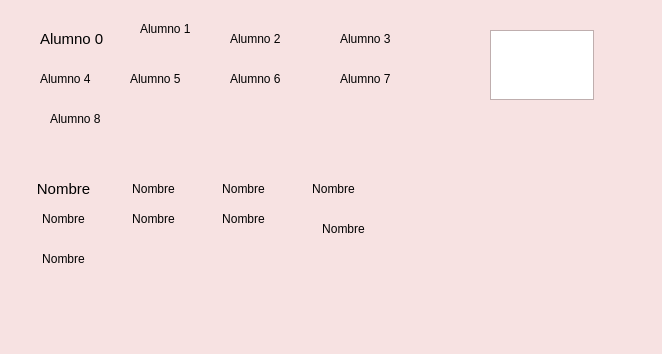
<?xml version="1.0" encoding="UTF-8"?>
<ui version="4.0">
 <class>Principal</class>
 <widget class="QWidget" name="Principal">
  <property name="geometry">
   <rect>
    <x>0</x>
    <y>0</y>
    <width>662</width>
    <height>354</height>
   </rect>
  </property>
  <property name="palette">
   <palette>
    <active>
     <colorrole role="WindowText">
      <brush brushstyle="SolidPattern">
       <color alpha="255">
        <red>0</red>
        <green>0</green>
        <blue>0</blue>
       </color>
      </brush>
     </colorrole>
     <colorrole role="Button">
      <brush brushstyle="SolidPattern">
       <color alpha="255">
        <red>247</red>
        <green>226</green>
        <blue>226</blue>
       </color>
      </brush>
     </colorrole>
     <colorrole role="Light">
      <brush brushstyle="SolidPattern">
       <color alpha="255">
        <red>255</red>
        <green>255</green>
        <blue>255</blue>
       </color>
      </brush>
     </colorrole>
     <colorrole role="Midlight">
      <brush brushstyle="SolidPattern">
       <color alpha="255">
        <red>251</red>
        <green>240</green>
        <blue>240</blue>
       </color>
      </brush>
     </colorrole>
     <colorrole role="Dark">
      <brush brushstyle="SolidPattern">
       <color alpha="255">
        <red>123</red>
        <green>113</green>
        <blue>113</blue>
       </color>
      </brush>
     </colorrole>
     <colorrole role="Mid">
      <brush brushstyle="SolidPattern">
       <color alpha="255">
        <red>164</red>
        <green>151</green>
        <blue>151</blue>
       </color>
      </brush>
     </colorrole>
     <colorrole role="Text">
      <brush brushstyle="SolidPattern">
       <color alpha="255">
        <red>0</red>
        <green>0</green>
        <blue>0</blue>
       </color>
      </brush>
     </colorrole>
     <colorrole role="BrightText">
      <brush brushstyle="SolidPattern">
       <color alpha="255">
        <red>255</red>
        <green>255</green>
        <blue>255</blue>
       </color>
      </brush>
     </colorrole>
     <colorrole role="ButtonText">
      <brush brushstyle="SolidPattern">
       <color alpha="255">
        <red>0</red>
        <green>0</green>
        <blue>0</blue>
       </color>
      </brush>
     </colorrole>
     <colorrole role="Base">
      <brush brushstyle="SolidPattern">
       <color alpha="255">
        <red>255</red>
        <green>255</green>
        <blue>255</blue>
       </color>
      </brush>
     </colorrole>
     <colorrole role="Window">
      <brush brushstyle="SolidPattern">
       <color alpha="255">
        <red>247</red>
        <green>226</green>
        <blue>226</blue>
       </color>
      </brush>
     </colorrole>
     <colorrole role="Shadow">
      <brush brushstyle="SolidPattern">
       <color alpha="255">
        <red>0</red>
        <green>0</green>
        <blue>0</blue>
       </color>
      </brush>
     </colorrole>
     <colorrole role="AlternateBase">
      <brush brushstyle="SolidPattern">
       <color alpha="255">
        <red>251</red>
        <green>240</green>
        <blue>240</blue>
       </color>
      </brush>
     </colorrole>
     <colorrole role="ToolTipBase">
      <brush brushstyle="SolidPattern">
       <color alpha="255">
        <red>255</red>
        <green>255</green>
        <blue>220</blue>
       </color>
      </brush>
     </colorrole>
     <colorrole role="ToolTipText">
      <brush brushstyle="SolidPattern">
       <color alpha="255">
        <red>0</red>
        <green>0</green>
        <blue>0</blue>
       </color>
      </brush>
     </colorrole>
    </active>
    <inactive>
     <colorrole role="WindowText">
      <brush brushstyle="SolidPattern">
       <color alpha="255">
        <red>0</red>
        <green>0</green>
        <blue>0</blue>
       </color>
      </brush>
     </colorrole>
     <colorrole role="Button">
      <brush brushstyle="SolidPattern">
       <color alpha="255">
        <red>247</red>
        <green>226</green>
        <blue>226</blue>
       </color>
      </brush>
     </colorrole>
     <colorrole role="Light">
      <brush brushstyle="SolidPattern">
       <color alpha="255">
        <red>255</red>
        <green>255</green>
        <blue>255</blue>
       </color>
      </brush>
     </colorrole>
     <colorrole role="Midlight">
      <brush brushstyle="SolidPattern">
       <color alpha="255">
        <red>251</red>
        <green>240</green>
        <blue>240</blue>
       </color>
      </brush>
     </colorrole>
     <colorrole role="Dark">
      <brush brushstyle="SolidPattern">
       <color alpha="255">
        <red>123</red>
        <green>113</green>
        <blue>113</blue>
       </color>
      </brush>
     </colorrole>
     <colorrole role="Mid">
      <brush brushstyle="SolidPattern">
       <color alpha="255">
        <red>164</red>
        <green>151</green>
        <blue>151</blue>
       </color>
      </brush>
     </colorrole>
     <colorrole role="Text">
      <brush brushstyle="SolidPattern">
       <color alpha="255">
        <red>0</red>
        <green>0</green>
        <blue>0</blue>
       </color>
      </brush>
     </colorrole>
     <colorrole role="BrightText">
      <brush brushstyle="SolidPattern">
       <color alpha="255">
        <red>255</red>
        <green>255</green>
        <blue>255</blue>
       </color>
      </brush>
     </colorrole>
     <colorrole role="ButtonText">
      <brush brushstyle="SolidPattern">
       <color alpha="255">
        <red>0</red>
        <green>0</green>
        <blue>0</blue>
       </color>
      </brush>
     </colorrole>
     <colorrole role="Base">
      <brush brushstyle="SolidPattern">
       <color alpha="255">
        <red>255</red>
        <green>255</green>
        <blue>255</blue>
       </color>
      </brush>
     </colorrole>
     <colorrole role="Window">
      <brush brushstyle="SolidPattern">
       <color alpha="255">
        <red>247</red>
        <green>226</green>
        <blue>226</blue>
       </color>
      </brush>
     </colorrole>
     <colorrole role="Shadow">
      <brush brushstyle="SolidPattern">
       <color alpha="255">
        <red>0</red>
        <green>0</green>
        <blue>0</blue>
       </color>
      </brush>
     </colorrole>
     <colorrole role="AlternateBase">
      <brush brushstyle="SolidPattern">
       <color alpha="255">
        <red>251</red>
        <green>240</green>
        <blue>240</blue>
       </color>
      </brush>
     </colorrole>
     <colorrole role="ToolTipBase">
      <brush brushstyle="SolidPattern">
       <color alpha="255">
        <red>255</red>
        <green>255</green>
        <blue>220</blue>
       </color>
      </brush>
     </colorrole>
     <colorrole role="ToolTipText">
      <brush brushstyle="SolidPattern">
       <color alpha="255">
        <red>0</red>
        <green>0</green>
        <blue>0</blue>
       </color>
      </brush>
     </colorrole>
    </inactive>
    <disabled>
     <colorrole role="WindowText">
      <brush brushstyle="SolidPattern">
       <color alpha="255">
        <red>123</red>
        <green>113</green>
        <blue>113</blue>
       </color>
      </brush>
     </colorrole>
     <colorrole role="Button">
      <brush brushstyle="SolidPattern">
       <color alpha="255">
        <red>247</red>
        <green>226</green>
        <blue>226</blue>
       </color>
      </brush>
     </colorrole>
     <colorrole role="Light">
      <brush brushstyle="SolidPattern">
       <color alpha="255">
        <red>255</red>
        <green>255</green>
        <blue>255</blue>
       </color>
      </brush>
     </colorrole>
     <colorrole role="Midlight">
      <brush brushstyle="SolidPattern">
       <color alpha="255">
        <red>251</red>
        <green>240</green>
        <blue>240</blue>
       </color>
      </brush>
     </colorrole>
     <colorrole role="Dark">
      <brush brushstyle="SolidPattern">
       <color alpha="255">
        <red>123</red>
        <green>113</green>
        <blue>113</blue>
       </color>
      </brush>
     </colorrole>
     <colorrole role="Mid">
      <brush brushstyle="SolidPattern">
       <color alpha="255">
        <red>164</red>
        <green>151</green>
        <blue>151</blue>
       </color>
      </brush>
     </colorrole>
     <colorrole role="Text">
      <brush brushstyle="SolidPattern">
       <color alpha="255">
        <red>123</red>
        <green>113</green>
        <blue>113</blue>
       </color>
      </brush>
     </colorrole>
     <colorrole role="BrightText">
      <brush brushstyle="SolidPattern">
       <color alpha="255">
        <red>255</red>
        <green>255</green>
        <blue>255</blue>
       </color>
      </brush>
     </colorrole>
     <colorrole role="ButtonText">
      <brush brushstyle="SolidPattern">
       <color alpha="255">
        <red>123</red>
        <green>113</green>
        <blue>113</blue>
       </color>
      </brush>
     </colorrole>
     <colorrole role="Base">
      <brush brushstyle="SolidPattern">
       <color alpha="255">
        <red>247</red>
        <green>226</green>
        <blue>226</blue>
       </color>
      </brush>
     </colorrole>
     <colorrole role="Window">
      <brush brushstyle="SolidPattern">
       <color alpha="255">
        <red>247</red>
        <green>226</green>
        <blue>226</blue>
       </color>
      </brush>
     </colorrole>
     <colorrole role="Shadow">
      <brush brushstyle="SolidPattern">
       <color alpha="255">
        <red>0</red>
        <green>0</green>
        <blue>0</blue>
       </color>
      </brush>
     </colorrole>
     <colorrole role="AlternateBase">
      <brush brushstyle="SolidPattern">
       <color alpha="255">
        <red>247</red>
        <green>226</green>
        <blue>226</blue>
       </color>
      </brush>
     </colorrole>
     <colorrole role="ToolTipBase">
      <brush brushstyle="SolidPattern">
       <color alpha="255">
        <red>255</red>
        <green>255</green>
        <blue>220</blue>
       </color>
      </brush>
     </colorrole>
     <colorrole role="ToolTipText">
      <brush brushstyle="SolidPattern">
       <color alpha="255">
        <red>0</red>
        <green>0</green>
        <blue>0</blue>
       </color>
      </brush>
     </colorrole>
    </disabled>
   </palette>
  </property>
  <property name="windowTitle">
   <string>Principal</string>
  </property>
  <widget class="Alumnito" name="alumno1">
   <property name="geometry">
    <rect>
     <x>140</x>
     <y>20</y>
     <width>67</width>
     <height>17</height>
    </rect>
   </property>
   <property name="text">
    <string>Alumno 1</string>
   </property>
  </widget>
  <widget class="Alumnito" name="alumno2">
   <property name="geometry">
    <rect>
     <x>230</x>
     <y>30</y>
     <width>67</width>
     <height>17</height>
    </rect>
   </property>
   <property name="text">
    <string>Alumno 2</string>
   </property>
  </widget>
  <widget class="Alumnito" name="alumno3">
   <property name="geometry">
    <rect>
     <x>340</x>
     <y>30</y>
     <width>67</width>
     <height>17</height>
    </rect>
   </property>
   <property name="text">
    <string>Alumno 3</string>
   </property>
  </widget>
  <widget class="Alumnito" name="alumno4">
   <property name="geometry">
    <rect>
     <x>40</x>
     <y>70</y>
     <width>67</width>
     <height>17</height>
    </rect>
   </property>
   <property name="text">
    <string>Alumno 4</string>
   </property>
  </widget>
  <widget class="Alumnito" name="alumno5">
   <property name="geometry">
    <rect>
     <x>130</x>
     <y>70</y>
     <width>67</width>
     <height>17</height>
    </rect>
   </property>
   <property name="text">
    <string>Alumno 5</string>
   </property>
  </widget>
  <widget class="Alumnito" name="alumno6">
   <property name="geometry">
    <rect>
     <x>230</x>
     <y>70</y>
     <width>67</width>
     <height>17</height>
    </rect>
   </property>
   <property name="text">
    <string>Alumno 6</string>
   </property>
  </widget>
  <widget class="Alumnito" name="alumno7">
   <property name="geometry">
    <rect>
     <x>340</x>
     <y>70</y>
     <width>67</width>
     <height>17</height>
    </rect>
   </property>
   <property name="text">
    <string>Alumno 7</string>
   </property>
  </widget>
  <widget class="Alumnito" name="alumno8">
   <property name="geometry">
    <rect>
     <x>50</x>
     <y>110</y>
     <width>67</width>
     <height>17</height>
    </rect>
   </property>
   <property name="text">
    <string>Alumno 8</string>
   </property>
  </widget>
  <widget class="Alumnito" name="alumno0">
   <property name="geometry">
    <rect>
     <x>40</x>
     <y>30</y>
     <width>81</width>
     <height>17</height>
    </rect>
   </property>
   <property name="font">
    <font>
     <pointsize>11</pointsize>
    </font>
   </property>
   <property name="text">
    <string>Alumno 0</string>
   </property>
  </widget>
  <widget class="QLabel" name="l0">
   <property name="geometry">
    <rect>
     <x>30</x>
     <y>180</y>
     <width>67</width>
     <height>17</height>
    </rect>
   </property>
   <property name="palette">
    <palette>
     <active>
      <colorrole role="WindowText">
       <brush brushstyle="SolidPattern">
        <color alpha="255">
         <red>0</red>
         <green>0</green>
         <blue>0</blue>
        </color>
       </brush>
      </colorrole>
      <colorrole role="Button">
       <brush brushstyle="SolidPattern">
        <color alpha="255">
         <red>255</red>
         <green>255</green>
         <blue>255</blue>
        </color>
       </brush>
      </colorrole>
      <colorrole role="Light">
       <brush brushstyle="SolidPattern">
        <color alpha="255">
         <red>255</red>
         <green>255</green>
         <blue>255</blue>
        </color>
       </brush>
      </colorrole>
      <colorrole role="Midlight">
       <brush brushstyle="SolidPattern">
        <color alpha="255">
         <red>255</red>
         <green>255</green>
         <blue>255</blue>
        </color>
       </brush>
      </colorrole>
      <colorrole role="Dark">
       <brush brushstyle="SolidPattern">
        <color alpha="255">
         <red>127</red>
         <green>127</green>
         <blue>127</blue>
        </color>
       </brush>
      </colorrole>
      <colorrole role="Mid">
       <brush brushstyle="SolidPattern">
        <color alpha="255">
         <red>170</red>
         <green>170</green>
         <blue>170</blue>
        </color>
       </brush>
      </colorrole>
      <colorrole role="Text">
       <brush brushstyle="SolidPattern">
        <color alpha="255">
         <red>0</red>
         <green>0</green>
         <blue>0</blue>
        </color>
       </brush>
      </colorrole>
      <colorrole role="BrightText">
       <brush brushstyle="SolidPattern">
        <color alpha="255">
         <red>255</red>
         <green>255</green>
         <blue>255</blue>
        </color>
       </brush>
      </colorrole>
      <colorrole role="ButtonText">
       <brush brushstyle="SolidPattern">
        <color alpha="255">
         <red>0</red>
         <green>0</green>
         <blue>0</blue>
        </color>
       </brush>
      </colorrole>
      <colorrole role="Base">
       <brush brushstyle="SolidPattern">
        <color alpha="255">
         <red>255</red>
         <green>255</green>
         <blue>255</blue>
        </color>
       </brush>
      </colorrole>
      <colorrole role="Window">
       <brush brushstyle="SolidPattern">
        <color alpha="255">
         <red>255</red>
         <green>255</green>
         <blue>255</blue>
        </color>
       </brush>
      </colorrole>
      <colorrole role="Shadow">
       <brush brushstyle="SolidPattern">
        <color alpha="255">
         <red>0</red>
         <green>0</green>
         <blue>0</blue>
        </color>
       </brush>
      </colorrole>
      <colorrole role="AlternateBase">
       <brush brushstyle="SolidPattern">
        <color alpha="255">
         <red>255</red>
         <green>255</green>
         <blue>255</blue>
        </color>
       </brush>
      </colorrole>
      <colorrole role="ToolTipBase">
       <brush brushstyle="SolidPattern">
        <color alpha="255">
         <red>255</red>
         <green>255</green>
         <blue>220</blue>
        </color>
       </brush>
      </colorrole>
      <colorrole role="ToolTipText">
       <brush brushstyle="SolidPattern">
        <color alpha="255">
         <red>0</red>
         <green>0</green>
         <blue>0</blue>
        </color>
       </brush>
      </colorrole>
     </active>
     <inactive>
      <colorrole role="WindowText">
       <brush brushstyle="SolidPattern">
        <color alpha="255">
         <red>0</red>
         <green>0</green>
         <blue>0</blue>
        </color>
       </brush>
      </colorrole>
      <colorrole role="Button">
       <brush brushstyle="SolidPattern">
        <color alpha="255">
         <red>255</red>
         <green>255</green>
         <blue>255</blue>
        </color>
       </brush>
      </colorrole>
      <colorrole role="Light">
       <brush brushstyle="SolidPattern">
        <color alpha="255">
         <red>255</red>
         <green>255</green>
         <blue>255</blue>
        </color>
       </brush>
      </colorrole>
      <colorrole role="Midlight">
       <brush brushstyle="SolidPattern">
        <color alpha="255">
         <red>255</red>
         <green>255</green>
         <blue>255</blue>
        </color>
       </brush>
      </colorrole>
      <colorrole role="Dark">
       <brush brushstyle="SolidPattern">
        <color alpha="255">
         <red>127</red>
         <green>127</green>
         <blue>127</blue>
        </color>
       </brush>
      </colorrole>
      <colorrole role="Mid">
       <brush brushstyle="SolidPattern">
        <color alpha="255">
         <red>170</red>
         <green>170</green>
         <blue>170</blue>
        </color>
       </brush>
      </colorrole>
      <colorrole role="Text">
       <brush brushstyle="SolidPattern">
        <color alpha="255">
         <red>0</red>
         <green>0</green>
         <blue>0</blue>
        </color>
       </brush>
      </colorrole>
      <colorrole role="BrightText">
       <brush brushstyle="SolidPattern">
        <color alpha="255">
         <red>255</red>
         <green>255</green>
         <blue>255</blue>
        </color>
       </brush>
      </colorrole>
      <colorrole role="ButtonText">
       <brush brushstyle="SolidPattern">
        <color alpha="255">
         <red>0</red>
         <green>0</green>
         <blue>0</blue>
        </color>
       </brush>
      </colorrole>
      <colorrole role="Base">
       <brush brushstyle="SolidPattern">
        <color alpha="255">
         <red>255</red>
         <green>255</green>
         <blue>255</blue>
        </color>
       </brush>
      </colorrole>
      <colorrole role="Window">
       <brush brushstyle="SolidPattern">
        <color alpha="255">
         <red>255</red>
         <green>255</green>
         <blue>255</blue>
        </color>
       </brush>
      </colorrole>
      <colorrole role="Shadow">
       <brush brushstyle="SolidPattern">
        <color alpha="255">
         <red>0</red>
         <green>0</green>
         <blue>0</blue>
        </color>
       </brush>
      </colorrole>
      <colorrole role="AlternateBase">
       <brush brushstyle="SolidPattern">
        <color alpha="255">
         <red>255</red>
         <green>255</green>
         <blue>255</blue>
        </color>
       </brush>
      </colorrole>
      <colorrole role="ToolTipBase">
       <brush brushstyle="SolidPattern">
        <color alpha="255">
         <red>255</red>
         <green>255</green>
         <blue>220</blue>
        </color>
       </brush>
      </colorrole>
      <colorrole role="ToolTipText">
       <brush brushstyle="SolidPattern">
        <color alpha="255">
         <red>0</red>
         <green>0</green>
         <blue>0</blue>
        </color>
       </brush>
      </colorrole>
     </inactive>
     <disabled>
      <colorrole role="WindowText">
       <brush brushstyle="SolidPattern">
        <color alpha="255">
         <red>127</red>
         <green>127</green>
         <blue>127</blue>
        </color>
       </brush>
      </colorrole>
      <colorrole role="Button">
       <brush brushstyle="SolidPattern">
        <color alpha="255">
         <red>255</red>
         <green>255</green>
         <blue>255</blue>
        </color>
       </brush>
      </colorrole>
      <colorrole role="Light">
       <brush brushstyle="SolidPattern">
        <color alpha="255">
         <red>255</red>
         <green>255</green>
         <blue>255</blue>
        </color>
       </brush>
      </colorrole>
      <colorrole role="Midlight">
       <brush brushstyle="SolidPattern">
        <color alpha="255">
         <red>255</red>
         <green>255</green>
         <blue>255</blue>
        </color>
       </brush>
      </colorrole>
      <colorrole role="Dark">
       <brush brushstyle="SolidPattern">
        <color alpha="255">
         <red>127</red>
         <green>127</green>
         <blue>127</blue>
        </color>
       </brush>
      </colorrole>
      <colorrole role="Mid">
       <brush brushstyle="SolidPattern">
        <color alpha="255">
         <red>170</red>
         <green>170</green>
         <blue>170</blue>
        </color>
       </brush>
      </colorrole>
      <colorrole role="Text">
       <brush brushstyle="SolidPattern">
        <color alpha="255">
         <red>127</red>
         <green>127</green>
         <blue>127</blue>
        </color>
       </brush>
      </colorrole>
      <colorrole role="BrightText">
       <brush brushstyle="SolidPattern">
        <color alpha="255">
         <red>255</red>
         <green>255</green>
         <blue>255</blue>
        </color>
       </brush>
      </colorrole>
      <colorrole role="ButtonText">
       <brush brushstyle="SolidPattern">
        <color alpha="255">
         <red>127</red>
         <green>127</green>
         <blue>127</blue>
        </color>
       </brush>
      </colorrole>
      <colorrole role="Base">
       <brush brushstyle="SolidPattern">
        <color alpha="255">
         <red>255</red>
         <green>255</green>
         <blue>255</blue>
        </color>
       </brush>
      </colorrole>
      <colorrole role="Window">
       <brush brushstyle="SolidPattern">
        <color alpha="255">
         <red>255</red>
         <green>255</green>
         <blue>255</blue>
        </color>
       </brush>
      </colorrole>
      <colorrole role="Shadow">
       <brush brushstyle="SolidPattern">
        <color alpha="255">
         <red>0</red>
         <green>0</green>
         <blue>0</blue>
        </color>
       </brush>
      </colorrole>
      <colorrole role="AlternateBase">
       <brush brushstyle="SolidPattern">
        <color alpha="255">
         <red>255</red>
         <green>255</green>
         <blue>255</blue>
        </color>
       </brush>
      </colorrole>
      <colorrole role="ToolTipBase">
       <brush brushstyle="SolidPattern">
        <color alpha="255">
         <red>255</red>
         <green>255</green>
         <blue>220</blue>
        </color>
       </brush>
      </colorrole>
      <colorrole role="ToolTipText">
       <brush brushstyle="SolidPattern">
        <color alpha="255">
         <red>0</red>
         <green>0</green>
         <blue>0</blue>
        </color>
       </brush>
      </colorrole>
     </disabled>
    </palette>
   </property>
   <property name="font">
    <font>
     <pointsize>11</pointsize>
    </font>
   </property>
   <property name="text">
    <string>Nombre</string>
   </property>
   <property name="scaledContents">
    <bool>false</bool>
   </property>
   <property name="alignment">
    <set>Qt::AlignCenter</set>
   </property>
   <property name="wordWrap">
    <bool>false</bool>
   </property>
  </widget>
  <widget class="QLabel" name="l1">
   <property name="geometry">
    <rect>
     <x>120</x>
     <y>180</y>
     <width>67</width>
     <height>17</height>
    </rect>
   </property>
   <property name="text">
    <string>Nombre</string>
   </property>
   <property name="alignment">
    <set>Qt::AlignCenter</set>
   </property>
  </widget>
  <widget class="QLabel" name="l2">
   <property name="geometry">
    <rect>
     <x>210</x>
     <y>180</y>
     <width>67</width>
     <height>17</height>
    </rect>
   </property>
   <property name="text">
    <string>Nombre</string>
   </property>
   <property name="alignment">
    <set>Qt::AlignCenter</set>
   </property>
  </widget>
  <widget class="QLabel" name="l3">
   <property name="geometry">
    <rect>
     <x>300</x>
     <y>180</y>
     <width>67</width>
     <height>17</height>
    </rect>
   </property>
   <property name="text">
    <string>Nombre</string>
   </property>
   <property name="alignment">
    <set>Qt::AlignCenter</set>
   </property>
  </widget>
  <widget class="QLabel" name="l4">
   <property name="geometry">
    <rect>
     <x>30</x>
     <y>210</y>
     <width>67</width>
     <height>17</height>
    </rect>
   </property>
   <property name="text">
    <string>Nombre</string>
   </property>
   <property name="alignment">
    <set>Qt::AlignCenter</set>
   </property>
  </widget>
  <widget class="QLabel" name="l5">
   <property name="geometry">
    <rect>
     <x>120</x>
     <y>210</y>
     <width>67</width>
     <height>17</height>
    </rect>
   </property>
   <property name="text">
    <string>Nombre</string>
   </property>
   <property name="alignment">
    <set>Qt::AlignCenter</set>
   </property>
  </widget>
  <widget class="QLabel" name="l6">
   <property name="geometry">
    <rect>
     <x>210</x>
     <y>210</y>
     <width>67</width>
     <height>17</height>
    </rect>
   </property>
   <property name="text">
    <string>Nombre</string>
   </property>
   <property name="alignment">
    <set>Qt::AlignCenter</set>
   </property>
  </widget>
  <widget class="QLabel" name="l7">
   <property name="geometry">
    <rect>
     <x>310</x>
     <y>220</y>
     <width>67</width>
     <height>17</height>
    </rect>
   </property>
   <property name="text">
    <string>Nombre</string>
   </property>
   <property name="alignment">
    <set>Qt::AlignCenter</set>
   </property>
  </widget>
  <widget class="QLabel" name="l8">
   <property name="geometry">
    <rect>
     <x>30</x>
     <y>250</y>
     <width>67</width>
     <height>17</height>
    </rect>
   </property>
   <property name="text">
    <string>Nombre</string>
   </property>
   <property name="alignment">
    <set>Qt::AlignCenter</set>
   </property>
  </widget>
  <widget class="QTextEdit" name="teMensajes">
   <property name="geometry">
    <rect>
     <x>490</x>
     <y>30</y>
     <width>104</width>
     <height>70</height>
    </rect>
   </property>
   <property name="readOnly">
    <bool>true</bool>
   </property>
  </widget>
 </widget>
 <layoutdefault spacing="6" margin="11"/>
 <customwidgets>
  <customwidget>
   <class>Alumnito</class>
   <extends>QLabel</extends>
   <header>alumnito.h</header>
  </customwidget>
 </customwidgets>
 <resources/>
 <connections/>
</ui>
